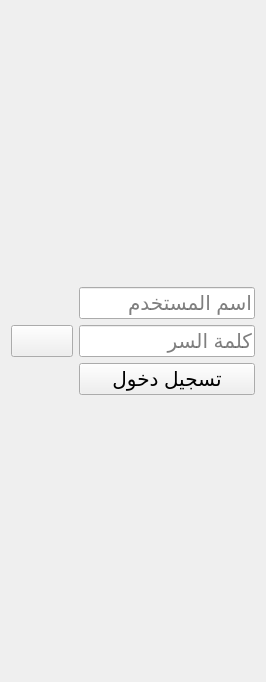
        <widget class="QWidget" name="tab_9">
         <attribute name="title">
          <string>تسجيل دخول</string>
         </attribute>
         <layout class="QFormLayout" name="formLayout">
          <item row="0" column="1">
           <spacer name="verticalSpacer">
            <property name="orientation">
             <enum>Qt::Vertical</enum>
            </property>
            <property name="sizeHint" stdset="0">
             <size>
              <width>20</width>
              <height>40</height>
             </size>
            </property>
           </spacer>
          </item>
          <item row="1" column="1">
           <spacer name="verticalSpacer_2">
            <property name="orientation">
             <enum>Qt::Vertical</enum>
            </property>
            <property name="sizeHint" stdset="0">
             <size>
              <width>20</width>
              <height>40</height>
             </size>
            </property>
           </spacer>
          </item>
          <item row="2" column="1">
           <spacer name="verticalSpacer_3">
            <property name="orientation">
             <enum>Qt::Vertical</enum>
            </property>
            <property name="sizeHint" stdset="0">
             <size>
              <width>20</width>
              <height>40</height>
             </size>
            </property>
           </spacer>
          </item>
          <item row="3" column="1">
           <spacer name="verticalSpacer_4">
            <property name="orientation">
             <enum>Qt::Vertical</enum>
            </property>
            <property name="sizeHint" stdset="0">
             <size>
              <width>20</width>
              <height>40</height>
             </size>
            </property>
           </spacer>
          </item>
          <item row="4" column="1">
           <spacer name="verticalSpacer_5">
            <property name="orientation">
             <enum>Qt::Vertical</enum>
            </property>
            <property name="sizeHint" stdset="0">
             <size>
              <width>20</width>
              <height>40</height>
             </size>
            </property>
           </spacer>
          </item>
          <item row="6" column="1">
           <widget class="QLineEdit" name="lineEdit_7">
            <property name="font">
             <font>
              <pointsize>15</pointsize>
             </font>
            </property>
            <property name="layoutDirection">
             <enum>Qt::RightToLeft</enum>
            </property>
            <property name="placeholderText">
             <string>اسم المستخدم</string>
            </property>
           </widget>
          </item>
          <item row="7" column="1">
           <widget class="QLineEdit" name="lineEdit_8">
            <property name="font">
             <font>
              <pointsize>15</pointsize>
             </font>
            </property>
            <property name="layoutDirection">
             <enum>Qt::RightToLeft</enum>
            </property>
            <property name="echoMode">
             <enum>QLineEdit::Password</enum>
            </property>
            <property name="placeholderText">
             <string>كلمة السر</string>
            </property>
           </widget>
          </item>
          <item row="8" column="1">
           <widget class="QPushButton" name="pushButton_31">
            <property name="font">
             <font>
              <pointsize>15</pointsize>
             </font>
            </property>
            <property name="text">
             <string>تسجيل دخول</string>
            </property>
           </widget>
          </item>
          <item row="9" column="1">
           <spacer name="verticalSpacer_9">
            <property name="orientation">
             <enum>Qt::Vertical</enum>
            </property>
            <property name="sizeHint" stdset="0">
             <size>
              <width>20</width>
              <height>40</height>
             </size>
            </property>
           </spacer>
          </item>
          <item row="10" column="1">
           <spacer name="verticalSpacer_10">
            <property name="orientation">
             <enum>Qt::Vertical</enum>
            </property>
            <property name="sizeHint" stdset="0">
             <size>
              <width>20</width>
              <height>40</height>
             </size>
            </property>
           </spacer>
          </item>
          <item row="11" column="1">
           <spacer name="verticalSpacer_11">
            <property name="orientation">
             <enum>Qt::Vertical</enum>
            </property>
            <property name="sizeHint" stdset="0">
             <size>
              <width>20</width>
              <height>40</height>
             </size>
            </property>
           </spacer>
          </item>
          <item row="12" column="1">
           <spacer name="verticalSpacer_12">
            <property name="orientation">
             <enum>Qt::Vertical</enum>
            </property>
            <property name="sizeHint" stdset="0">
             <size>
              <width>20</width>
              <height>40</height>
             </size>
            </property>
           </spacer>
          </item>
          <item row="13" column="1">
           <spacer name="verticalSpacer_13">
            <property name="orientation">
             <enum>Qt::Vertical</enum>
            </property>
            <property name="sizeHint" stdset="0">
             <size>
              <width>20</width>
              <height>40</height>
             </size>
            </property>
           </spacer>
          </item>
          <item row="14" column="1">
           <spacer name="verticalSpacer_14">
            <property name="orientation">
             <enum>Qt::Vertical</enum>
            </property>
            <property name="sizeHint" stdset="0">
             <size>
              <width>20</width>
              <height>40</height>
             </size>
            </property>
           </spacer>
          </item>
          <item row="5" column="1">
           <spacer name="verticalSpacer_6">
            <property name="orientation">
             <enum>Qt::Vertical</enum>
            </property>
            <property name="sizeHint" stdset="0">
             <size>
              <width>20</width>
              <height>40</height>
             </size>
            </property>
           </spacer>
          </item>
          <item row="7" column="0">
           <widget class="QPushButton" name="pushButton_30">
            <property name="font">
             <font>
              <pointsize>15</pointsize>
             </font>
            </property>
            <property name="text">
             <string/>
            </property>
            <property name="icon">
             <iconset resource="style.qrc">
              <normaloff>:/dark_blue/img/showpassword.png</normaloff>:/dark_blue/img/showpassword.png</iconset>
            </property>
            <property name="iconSize">
             <size>
              <width>32</width>
              <height>32</height>
             </size>
            </property>
           </widget>
          </item>
         </layout>
        </widget>
